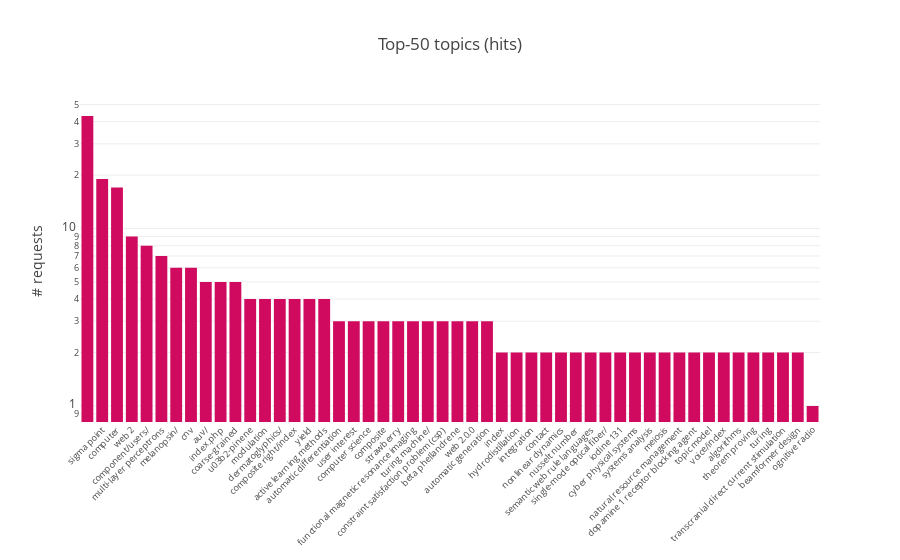

Notebook code for this chart:
### Code cell
bars_data = topics_req_df[topics_req_df.exists == '0'].groupby('topic')[['id']].count().sort_values(by='id', ascending=False).reset_index()
bars_data = bars_data[0:50]

trace0 = go.Bar(
    x = bars_data['topic'],
    y = bars_data['id'],
    marker = dict(color='#cf0a5f'))

layout = go.Layout(title='Top-50 topics (hits)',
                   xaxis=dict(tickangle=-45,
                             automargin=True,
                             tickfont=dict(size=9)),
                   yaxis=dict(title='# requests',
                              type='log'))

fig = go.Figure(data=[trace0], layout=layout)
plotly.offline.iplot(fig)

### Figure 1 — Plotly figure (JSON) as saved in the notebook; plotly's stock layout.template omitted (floating-point values rounded to 4 significant figures)
{"data": [{"marker": {"color": "#cf0a5f"}, "type": "bar", "uid": "e04bd6af-02dd-4d88-a2b1-c0cbda9c16bb", "x": ["", "sigma point", "computer", "web 2", "component/users/", "multi-layer perceptrons", "melanopsin/", "cnv", "auv/", "index.php", "coarse-grained", "u03b2-pinene", "modulation", "dermatoglyphics/", "composite right/index", "yield", "active learning methods", "automatic differentiation", "user interest", "computer science", "composite", "strawberry", "functional magnetic resonance imaging", "turing machine/", "constraint satisfaction problem (csp)", "beta phellandrene", "web 2.0.0", "automatic generation", "index", "hydrodistillation", "integration", "contact", "nonlinear dynamics", "nusselt number", "semantic web rule languages", "single-mode optical fiber/", "iodine 131", "cyber physical systems", "systems analysis", "meiosis", "natural resource management", "dopamine 1 receptor blocking agent", "topic model", "voice/index", "algorithms", "theorem proving", "turing", "transcranial direct current stimulation", "beamformer design", "ognitive radio"], "y": [43, 19, 17, 9, 8, 7, 6, 6, 5, 5, 5, 4, 4, 4, 4, 4, 4, 3, 3, 3, 3, 3, 3, 3, 3, 3, 3, 3, 2, 2, 2, 2, 2, 2, 2, 2, 2, 2, 2, 2, 2, 2, 2, 2, 2, 2, 2, 2, 2, 1]}], "layout": {"title": "Top-50 topics (hits)", "xaxis": {"automargin": true, "tickangle": -45, "tickfont": {"size": 9}}, "yaxis": {"title": "# requests", "type": "log"}}}
